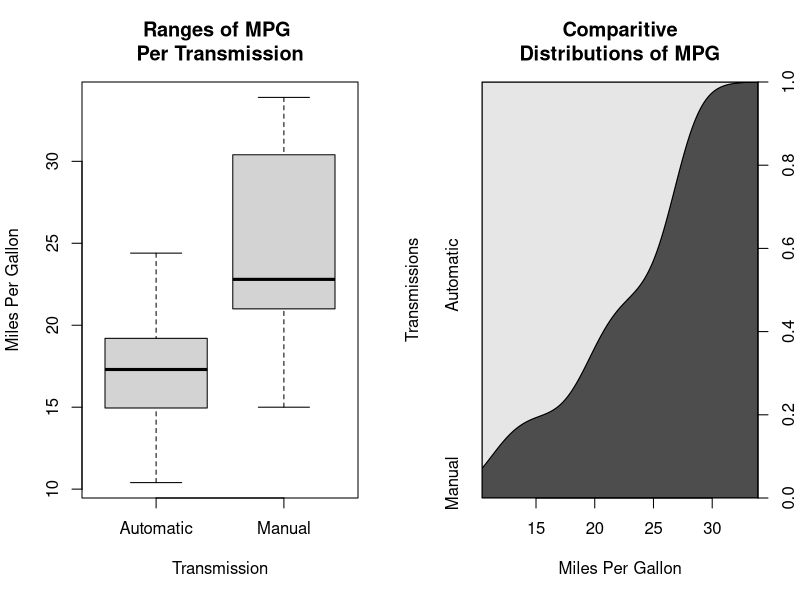
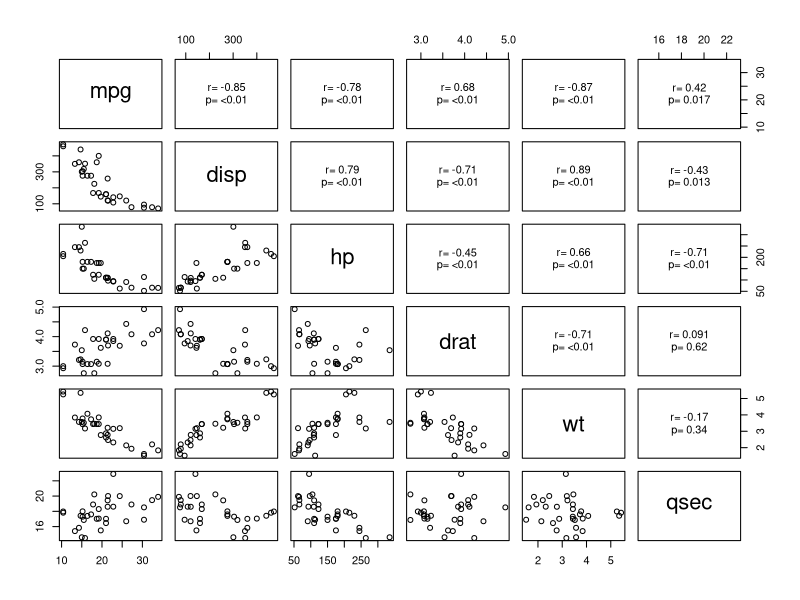
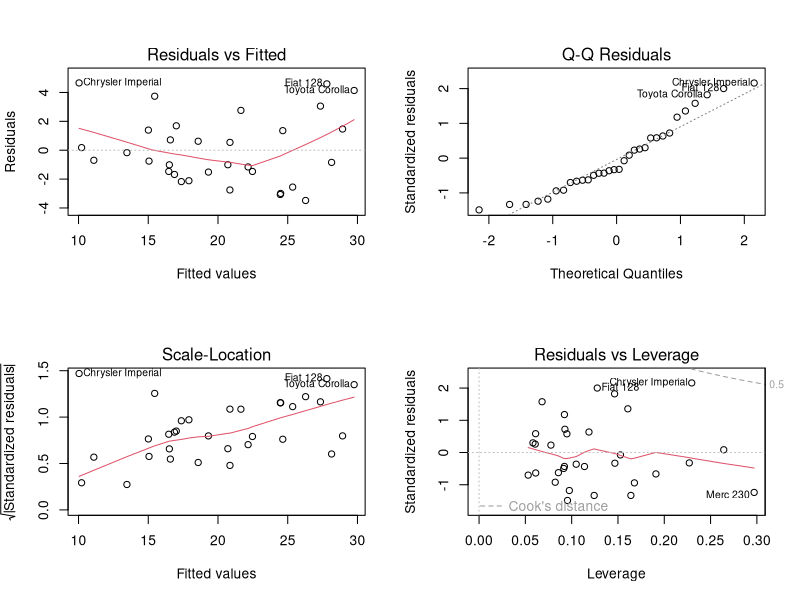

These figures' R source, in order:
## ---- chunk 1
data(mtcars)
mtcars$am <- as.factor(mtcars$am)
levels(mtcars$am) <- c("Automatic","Manual")
with(mtcars,tapply(mpg,am,mean))
## ---- chunk 2
par(mfrow = c(1,2))
with(mtcars,boxplot(mpg ~ am,
              names = c("Automatic","Manual"),
              xlab = "Transmission",
              ylab = "Miles Per Gallon",
              main = "Ranges of MPG \nPer Transmission"))
cdplot(as.factor(mtcars$am) ~ mtcars$mpg,
       main = "Comparitive\nDistributions of MPG",
       xlab = "Miles Per Gallon",
       ylab = "Transmissions")
## ---- chunk 3
mtcars$am <- as.factor(mtcars$am)
levels(mtcars$am) <- c("Automatic","Manual")
Automatic <-mtcars[mtcars$am == "Automatic",]
Manual    <-mtcars[mtcars$am == "Manual",]
NullHypothesis <- t.test(Manual$mpg, Automatic$mpg)
NullHypothesis$p.value
## ---- chunk 4
mtcars1.1 <- mtcars[, c(1,3,4,5,6,7)]
panel.cor <- function(x, y, digits = 2, cex.cor, ...)
{
  usr <- par("usr"); on.exit(par(usr))
  par(usr = c(0, 1, 0, 1))
  # correlation coefficient
  r <- cor(x, y)
  txt <- format(c(r, 0.123456789), digits = digits)[1]
  txt <- paste("r= ", txt, sep = "")
  text(0.5, 0.6, txt)
  
  # p-value calculation
  p <- cor.test(x, y)$p.value
  txt2 <- format(c(p, 0.123456789), digits = digits)[1]
  txt2 <- paste("p= ", txt2, sep = "")
  if(p<0.01) txt2 <- paste("p= ", "<0.01", sep = "")
  text(0.5, 0.4, txt2)
}
pairs(mtcars1.1, upper.panel = panel.cor)
## ---- chunk 5
Model_1 <- lm(mpg ~ am, data = mtcars)
summary(Model_1)$r.squared; summary(Model_1)$adj.r.squared
## ---- chunk 6
Model_2 <- step( lm (data = mtcars, mpg ~ .), trace=0, steps=10000)
summary(Model_2)$r.squared; summary(Model_2)$adj.r.squared
## ---- chunk 7
Model_2.1 <- lm( mpg ~ am + wt + qsec, data = mtcars)
Model_3 <- anova(Model_1, Model_2.1)
format(Model_3$`Pr(>F)`, scientific = F)
## ---- chunk 8
Model_2$coefficients
## ---- chunk 9
par(mfrow=c(2,2))
plot(Model_2)
